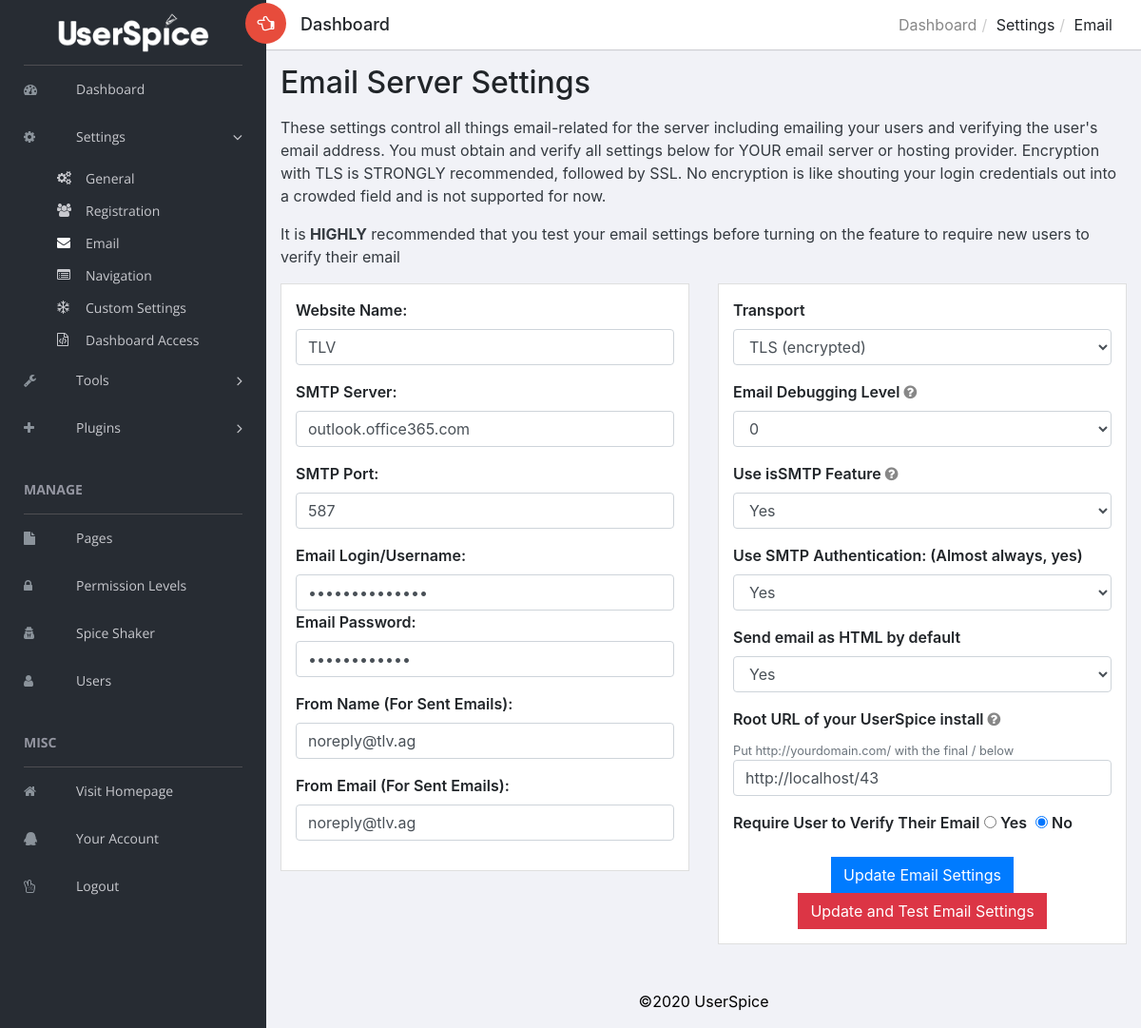
The page /admin/users/admin.php?view=email (signed in) on the database its author committed.
### tables this page shows
CREATE TABLE `email` (
  `id` int(11) NOT NULL AUTO_INCREMENT,
  `website_name` varchar(100) NOT NULL,
  `smtp_server` varchar(100) NOT NULL,
  `smtp_port` int(10) NOT NULL,
  `email_login` varchar(150) NOT NULL,
  `email_pass` varchar(100) NOT NULL,
  `from_name` varchar(100) NOT NULL,
  `from_email` varchar(150) NOT NULL,
  `transport` varchar(255) NOT NULL,
  `verify_url` varchar(255) NOT NULL,
  `email_act` int(1) NOT NULL,
  `debug_level` int(1) NOT NULL DEFAULT '0',
  `isSMTP` int(1) NOT NULL DEFAULT '0',
  `isHTML` varchar(5) NOT NULL DEFAULT 'true',
  `useSMTPauth` varchar(6) NOT NULL DEFAULT 'true',
  PRIMARY KEY (`id`)
);

CREATE TABLE `settings` (
  `id` int(50) NOT NULL AUTO_INCREMENT,
  `recaptcha` int(1) NOT NULL DEFAULT '0',
  `force_ssl` int(1) NOT NULL,
  `css_sample` int(1) NOT NULL,
  `us_css1` varchar(255) NOT NULL,
  `us_css2` varchar(255) NOT NULL,
  `us_css3` varchar(255) NOT NULL,
  `site_name` varchar(100) NOT NULL,
  `language` varchar(255) NOT NULL,
  `track_guest` int(1) NOT NULL,
  `site_offline` int(1) NOT NULL,
  `force_pr` int(1) NOT NULL,
  `glogin` int(1) NOT NULL DEFAULT '0',
  `fblogin` int(1) NOT NULL,
  `gid` varchar(255) NOT NULL,
  `gsecret` varchar(255) NOT NULL,
  `gredirect` varchar(255) NOT NULL,
  `ghome` varchar(255) NOT NULL,
  `fbid` varchar(255) NOT NULL,
  `fbsecret` varchar(255) NOT NULL,
  `fbcallback` varchar(255) NOT NULL,
  `graph_ver` varchar(255) NOT NULL,
  `finalredir` varchar(255) NOT NULL,
  `req_cap` int(1) NOT NULL,
  `req_num` int(1) NOT NULL,
  `min_pw` int(2) NOT NULL,
  `max_pw` int(3) NOT NULL,
  `min_un` int(2) NOT NULL,
  `max_un` int(3) NOT NULL,
  `messaging` int(1) NOT NULL,
  `snooping` int(1) NOT NULL,
  `echouser` int(11) NOT NULL,
  `wys` int(1) NOT NULL,
  `change_un` int(1) NOT NULL,
  `backup_dest` varchar(255) NOT NULL,
  `backup_source` varchar(255) NOT NULL,
  `backup_table` varchar(255) NOT NULL,
  `msg_notification` int(1) NOT NULL,
  `permission_restriction` int(1) NOT NULL,
  `auto_assign_un` int(1) NOT NULL,
  `page_permission_restriction` int(1) NOT NULL,
  `msg_blocked_users` int(1) NOT NULL,
  `msg_default_to` int(1) NOT NULL,
  `notifications` int(1) NOT NULL,
  `notif_daylimit` int(3) NOT NULL,
  `recap_public` varchar(100) NOT NULL,
  `recap_private` varchar(100) NOT NULL,
  `page_default_private` int(1) NOT NULL,
  `navigation_type` tinyint(1) NOT NULL,
  `copyright` varchar(255) NOT NULL,
  `custom_settings` int(1) NOT NULL,
  `system_announcement` varchar(255) NOT NULL,
  `twofa` int(1) DEFAULT '0',
  `force_notif` tinyint(1) DEFAULT NULL,
  `cron_ip` varchar(255) DEFAULT NULL,
  `registration` tinyint(1) DEFAULT NULL,
  `join_vericode_expiry` int(9) unsigned NOT NULL,
  `reset_vericode_expiry` int(9) unsigned NOT NULL,
  `admin_verify` tinyint(1) NOT NULL,
  `admin_verify_timeout` int(9) NOT NULL,
  `session_manager` tinyint(1) NOT NULL,
  `template` varchar(255) DEFAULT 'standard',
  `saas` tinyint(1) DEFAULT NULL,
  `redirect_uri_after_login` text,
  `show_tos` tinyint(1) DEFAULT '1',
  `default_language` varchar(11) DEFAULT NULL,
  `allow_language` tinyint(1) DEFAULT NULL,
  `spice_api` varchar(75) DEFAULT NULL,
  `announce` datetime DEFAULT NULL,
  `bleeding_edge` tinyint(1) DEFAULT '0',
  `err_time` int(11) DEFAULT '15',
  `container_open_class` varchar(255) DEFAULT 'container-fluid',
  PRIMARY KEY (`id`)
);

### admin/users/views/_admin_email.php (the view, shortened to what the rows shown need)
<div class="col-sm-8">
  <div class="page-header float-right">
    <div class="page-title">
      <ol class="breadcrumb text-right">
        <li><a href="<?=$us_url_root; ?>users/admin.php">Dashboard</a></li>
        <li>Settings</li>
        <li class="active">Email</li>
      </ol>
    </div>
  </div>
</div>
</div>
</header>
<?php
$query = $db->query('SELECT * FROM email');
$results = $query->first();
$urlProtocol = isset($_SERVER['HTTPS']) ? 'https://' : 'http://';
?>
<div class="content mt-3">
<form name='update' action='admin.php?view=email' method='post'>
<h2 class="mb-3">Email Server Settings</h2>
  <p class="text-dark">
    These settings control all things email-related for the server including emailing your users and verifying the user's email address.
    You must obtain and verify all settings below for YOUR email server or hosting provider. Encryption with TLS is STRONGLY recommended,
    followed by SSL. No encryption is like shouting your login credentials out into a crowded field and is not supported for now.
  </p>
<p class="text-dark">It is <strong>HIGHLY</strong> recommended that you test your email settings before turning on the feature to require new users to verify their email</p>
<div class="row">
  <div class="col-sm-6">
<div class="card no-padding">
	<div class="card-body">
	<div class="form-group">
  <label>Website Name:</label>
  <input required size='50' class='form-control' type='text' autocomplete="off" name='website_name' value='<?=$results->website_name; ?>' />
  </div>
  <div class="form-group">
  <label>SMTP Server:</label>
  <input required size='50' class='form-control' type='text' autocomplete="off" name='smtp_server' value='<?=$results->smtp_server; ?>' />
  </div>
  <div class="form-group">
  <label>SMTP Port:</label>
  <input required size='50' class='form-control' type='text' autocomplete="off" name='smtp_port' value='<?=$results->smtp_port; ?>' />
  </div>
  <label>Email Login/Username:</label>
  <input required size='50' class='form-control' type='password' autocomplete="off" name='email_login' value='<?=$results->email_login; ?>' />
  <div class="form-group">
  <label>Email Password:</label>
  <input required size='50' class='form-control' type='password' autocomplete="off" name='email_pass' value='<?=$results->email_pass; ?>' />
  </div>
  <div class="form-group">
  <label>From Name (For Sent Emails):</label>
  <input required size='50' class='form-control' type='text' autocomplete="off" name='from_name' value='<?=$results->from_name; ?>' />
  </div>
  <div class="form-group">
  <label>From Email (For Sent Emails):</label>
  <input required size='50' class='form-control' type='text' autocomplete="off" name='from_email' value='<?=$results->from_email; ?>' />
  </div>
</div>
</div>
</div>
<div class="col-sm-6">
<div class="card no-padding">
	<div class="card-body">
	<div class="form-group">
	<label>Transport</label>
  <select class="form-control" name="transport">
    <option value="tls" <?php if ($results->transport == 'tls') {
    echo 'selected="selected"';
} ?> >TLS (encrypted)</option>
  </select>
  </div>
  <div class="form-group">
  <label>Email Debugging Level <a href="#!" tabindex="-1" title="Note" data-trigger="focus" class="nounderline" data-toggle="popover" data-content="0=Off, 1=Client Messages, 2=Normal Debug, 3=More Verbose, 4=Extremely Verbose.
  Debugging should be off in production projects for security reasons"><i class="fa fa-question-circle"></i></a></label>
  <select class="form-control" width="100%" name="debug_level">
    <option value="<?=$results->debug_level; ?>"><?=$results->debug_level; ?></option>
  </select>
  </div>
  <div class="form-group">
  <label>Use isSMTP Feature <a href="#!" tabindex="-1" title="Note" data-trigger="focus" class="nounderline" data-toggle="popover" data-content="Use this if your email keeps failing and you know your credentials are correct."><i class="fa fa-question-circle"></i></a></label>
  <select class="form-control" width="100%" name="isSMTP">
    <?php if ($results->isSMTP == 0) {
    echo "<option value='0'>No</option>";
    echo "<option value='1'>Yes</option>";
} else {
    echo "<option value='1'>Yes</option>";
} ?>
  </select>
  </div>
  <div class="form-group">
  <label>Use SMTP Authentication: (Almost always, yes)</label>
  <select class="form-control" width="100%" name="useSMTPauth">
    <?php if ($results->useSMTPauth == 'false') {
    echo "<option value='false'>No</option>";
    echo "<option value='true'>Yes</option>";
} else {
    echo "<option value='true'>Yes</option>";
} ?>
  </select>
  </div>
  <div class="form-group">
  <label>Send email as HTML by default</label>
  <select class="form-control" width="100%" name="isHTML">
    <?php if ($results->isHTML == 'false') {
    echo "<option value='false'>No</option>";
    echo "<option value='true'>Yes</option>";
} else {
    echo "<option value='true'>Yes</option>";
} ?>
  </select>
  </div>
  <div class="form-group">
  <label>Root URL of your UserSpice install <a href="#!" tabindex="-1" title="Note" data-trigger="click" class="nounderline" data-toggle="popover" data-content="Including http or https protocol (VERY Important). Default location would be: <?=$urlProtocol.$_SERVER['HTTP_HOST'].$us_url_root; ?>"><i class="fa fa-question-circle"></i></a></label>
  <small class="form-text text-muted">
  Put http://yourdomain.com/ with the final / below
  </small>
  <input required  size='50' class='form-control' type='text' name='verify_url' value='<?=$results->verify_url; ?>' />
  </div>
  <div class="form-group">
  <label for="email_act">Require User to Verify Their Email</label>
  <label for="email_act_yes"><input type="radio" id="email_act_yes" name="email_act" value="1" <?php echo ($results->email_act == 1) ? 'checked' : ''; ?> size="25"/>&nbsp;Yes</label>&nbsp;
  <label for="email_act_no"><input type="radio" id="email_act_no" name="email_act" value="0" <?php echo ($results->email_act == 0) ? 'checked' : ''; ?> size="25"/>&nbsp;No</label>
	</div>
  <div class="text-center">
  <input class='btn btn-primary' name="update_only" type='submit' value='Update Email Settings' class='submit' />
  <input class='btn btn-danger' name="update_and_test" type='submit' value='Update and Test Email Settings' class='submit' />
  </div>
	</div>
	</div>
	</div>
	</div>
	</form>

### admin/users/admin.php (shortened to what the rows shown need)
<?php
require_once '../users/init.php';
$db = DB::getInstance();
$settings = $db->query('SELECT * FROM settings')->first();
?>
<?php $view = Input::get('view'); ?>
<?php require_once $abs_us_root.$us_url_root.'users/views/_admin_menu.php';
?>
<div id="right-panel" class="right-panel">
  <?php require_once $abs_us_root.$us_url_root.'users/views/_admin_header.php'; ?>
  <?php
  function usView($file)
  {
      global $abs_us_root;
      global $us_url_root;
      if (checkAccess('page', $file)) {
          if (file_exists($abs_us_root.$us_url_root.'usersc/includes/admin/'.$file)) {
              $path = $abs_us_root.$us_url_root.'usersc/includes/admin/'.$file;
          } elseif (file_exists($abs_us_root.$us_url_root.'users/views/'.$file)) {
              $path = $abs_us_root.$us_url_root.'users/views/'.$file;
          } else {
              $path = $abs_us_root.$us_url_root.'users/views/_admin_dashboard.php';
          }
          return $path;
      } else {
          $path = $abs_us_root.$us_url_root.'users/views/_admin_dashboard.php';
          return $path;
      }
  }
  function checkAccess($key, $value)
  {
      global $db, $user, $master_account;
      if (in_array($user->data()->id, $master_account) || hasPerm([2], $user->data()->id)) {
          return true;
      }
  }
  switch ($view) {
    case 'email':
    $path = usView('_admin_email.php');
    include $path;
    break;
    }
    ?>
    <p align="center">
      <font color='black'><br>&copy;<?=date('Y '); ?><?=$settings->copyright; ?></font>
    </p>
  </div>
</div>
</body>
</html>

### rows shown on the page
email: website_name "TLV", smtp_server "outlook.office365.com", smtp_port "587", from_name "noreply@tlv.ag", from_email "noreply@tlv.ag", transport "TLS (encrypted)", debug_level "0", isSMTP "Yes", useSMTPauth "Yes", isHTML "Yes", verify_url "http://localhost/43", email_act "☐ Yes", email_act "☑ No"
settings: copyright "UserSpice"

### other values the page prints
lang("BE_DASH") "Dashboard"
lang("BE_SETTINGS") "Settings"
lang("BE_GEN") "General"
lang("BE_REG") "Registration"
lang("GEN_EMAIL") "Email"
lang("BE_CUS") "Custom Settings"
lang("BE_DASH_ACC") "Dashboard Access"
lang("BE_TOOLS") "Tools"
